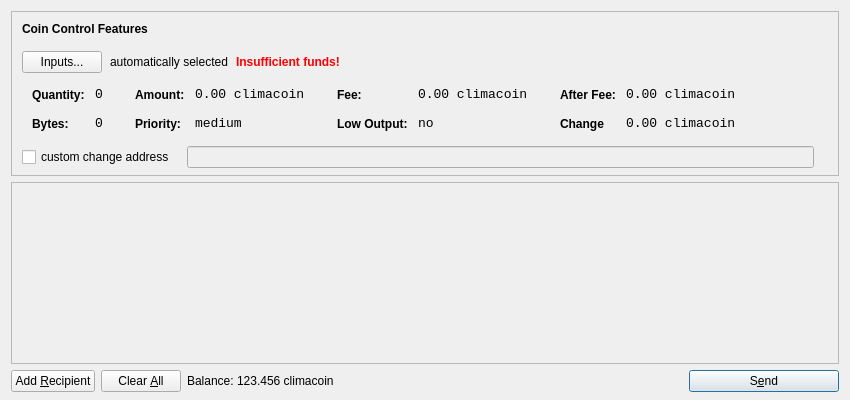
<?xml version="1.0" encoding="UTF-8"?>
<ui version="4.0">
 <class>SendCoinsDialog</class>
 <widget class="QDialog" name="SendCoinsDialog">
  <property name="geometry">
   <rect>
    <x>0</x>
    <y>0</y>
    <width>850</width>
    <height>400</height>
   </rect>
  </property>
  <property name="windowTitle">
   <string>Send Coins</string>
  </property>
  <layout class="QVBoxLayout" name="verticalLayout" stretch="0,1,0">
   <property name="bottomMargin">
    <number>8</number>
   </property>
   <item>
    <widget class="QFrame" name="frameCoinControl">
     <property name="sizePolicy">
      <sizepolicy hsizetype="Expanding" vsizetype="Expanding">
       <horstretch>0</horstretch>
       <verstretch>0</verstretch>
      </sizepolicy>
     </property>
     <property name="maximumSize">
      <size>
       <width>16777215</width>
       <height>16777215</height>
      </size>
     </property>
     <property name="frameShape">
      <enum>QFrame::StyledPanel</enum>
     </property>
     <property name="frameShadow">
      <enum>QFrame::Sunken</enum>
     </property>
     <layout class="QVBoxLayout" name="verticalLayoutCoinControl2">
      <property name="spacing">
       <number>-1</number>
      </property>
      <property name="leftMargin">
       <number>0</number>
      </property>
      <property name="topMargin">
       <number>0</number>
      </property>
      <property name="rightMargin">
       <number>0</number>
      </property>
      <property name="bottomMargin">
       <number>6</number>
      </property>
      <item>
       <layout class="QVBoxLayout" name="verticalLayoutCoinControl" stretch="0,0,0,0,1">
        <property name="spacing">
         <number>0</number>
        </property>
        <property name="leftMargin">
         <number>10</number>
        </property>
        <property name="topMargin">
         <number>10</number>
        </property>
        <item>
         <layout class="QHBoxLayout" name="horizontalLayoutCoinControl1">
          <property name="bottomMargin">
           <number>15</number>
          </property>
          <item>
           <widget class="QLabel" name="labelCoinControlFeatures">
            <property name="sizePolicy">
             <sizepolicy hsizetype="Preferred" vsizetype="Maximum">
              <horstretch>0</horstretch>
              <verstretch>0</verstretch>
             </sizepolicy>
            </property>
            <property name="font">
             <font>
              <weight>75</weight>
              <bold>true</bold>
             </font>
            </property>
            <property name="styleSheet">
             <string notr="true">font-weight:bold;</string>
            </property>
            <property name="text">
             <string>Coin Control Features</string>
            </property>
           </widget>
          </item>
         </layout>
        </item>
        <item>
         <layout class="QHBoxLayout" name="horizontalLayoutCoinControl2" stretch="0,0,0,0">
          <property name="spacing">
           <number>8</number>
          </property>
          <property name="bottomMargin">
           <number>10</number>
          </property>
          <item>
           <widget class="QPushButton" name="pushButtonCoinControl">
            <property name="styleSheet">
             <string notr="true"/>
            </property>
            <property name="text">
             <string>Inputs...</string>
            </property>
           </widget>
          </item>
          <item>
           <widget class="QLabel" name="labelCoinControlAutomaticallySelected">
            <property name="text">
             <string>automatically selected</string>
            </property>
            <property name="margin">
             <number>5</number>
            </property>
           </widget>
          </item>
          <item>
           <widget class="QLabel" name="labelCoinControlInsuffFunds">
            <property name="font">
             <font>
              <weight>75</weight>
              <bold>true</bold>
             </font>
            </property>
            <property name="styleSheet">
             <string notr="true">color:red;font-weight:bold;</string>
            </property>
            <property name="text">
             <string>Insufficient funds!</string>
            </property>
            <property name="margin">
             <number>5</number>
            </property>
           </widget>
          </item>
          <item>
           <spacer name="horizontalSpacerCoinControl">
            <property name="orientation">
             <enum>Qt::Horizontal</enum>
            </property>
            <property name="sizeHint" stdset="0">
             <size>
              <width>40</width>
              <height>1</height>
             </size>
            </property>
           </spacer>
          </item>
         </layout>
        </item>
        <item>
         <widget class="QWidget" name="widgetCoinControl" native="true">
          <property name="sizePolicy">
           <sizepolicy hsizetype="Preferred" vsizetype="Preferred">
            <horstretch>0</horstretch>
            <verstretch>0</verstretch>
           </sizepolicy>
          </property>
          <property name="minimumSize">
           <size>
            <width>0</width>
            <height>0</height>
           </size>
          </property>
          <property name="styleSheet">
           <string notr="true"/>
          </property>
          <layout class="QHBoxLayout" name="horizontalLayoutCoinControl5">
           <property name="margin">
            <number>0</number>
           </property>
           <item>
            <layout class="QHBoxLayout" name="horizontalLayoutCoinControl3" stretch="0,0,0,1">
             <property name="spacing">
              <number>20</number>
             </property>
             <property name="topMargin">
              <number>0</number>
             </property>
             <property name="bottomMargin">
              <number>10</number>
             </property>
             <item>
              <layout class="QFormLayout" name="formLayoutCoinControl1">
               <property name="horizontalSpacing">
                <number>10</number>
               </property>
               <property name="verticalSpacing">
                <number>14</number>
               </property>
               <property name="leftMargin">
                <number>10</number>
               </property>
               <property name="topMargin">
                <number>4</number>
               </property>
               <property name="rightMargin">
                <number>6</number>
               </property>
               <item row="0" column="0">
                <widget class="QLabel" name="labelCoinControlQuantityText">
                 <property name="styleSheet">
                  <string notr="true">font-weight:bold;</string>
                 </property>
                 <property name="text">
                  <string>Quantity:</string>
                 </property>
                 <property name="margin">
                  <number>0</number>
                 </property>
                </widget>
               </item>
               <item row="0" column="1">
                <widget class="QLabel" name="labelCoinControlQuantity">
                 <property name="font">
                  <font>
                   <family>Monospace</family>
                   <pointsize>10</pointsize>
                  </font>
                 </property>
                 <property name="cursor">
                  <cursorShape>IBeamCursor</cursorShape>
                 </property>
                 <property name="contextMenuPolicy">
                  <enum>Qt::ActionsContextMenu</enum>
                 </property>
                 <property name="text">
                  <string>0</string>
                 </property>
                 <property name="margin">
                  <number>0</number>
                 </property>
                 <property name="textInteractionFlags">
                  <set>Qt::LinksAccessibleByMouse|Qt::TextSelectableByKeyboard|Qt::TextSelectableByMouse</set>
                 </property>
                </widget>
               </item>
               <item row="1" column="0">
                <widget class="QLabel" name="labelCoinControlBytesText">
                 <property name="styleSheet">
                  <string notr="true">font-weight:bold;</string>
                 </property>
                 <property name="text">
                  <string>Bytes:</string>
                 </property>
                </widget>
               </item>
               <item row="1" column="1">
                <widget class="QLabel" name="labelCoinControlBytes">
                 <property name="font">
                  <font>
                   <family>Monospace</family>
                   <pointsize>10</pointsize>
                  </font>
                 </property>
                 <property name="cursor">
                  <cursorShape>IBeamCursor</cursorShape>
                 </property>
                 <property name="contextMenuPolicy">
                  <enum>Qt::ActionsContextMenu</enum>
                 </property>
                 <property name="text">
                  <string>0</string>
                 </property>
                 <property name="textInteractionFlags">
                  <set>Qt::LinksAccessibleByMouse|Qt::TextSelectableByKeyboard|Qt::TextSelectableByMouse</set>
                 </property>
                </widget>
               </item>
              </layout>
             </item>
             <item>
              <layout class="QFormLayout" name="formLayoutCoinControl2">
               <property name="horizontalSpacing">
                <number>10</number>
               </property>
               <property name="verticalSpacing">
                <number>14</number>
               </property>
               <property name="leftMargin">
                <number>6</number>
               </property>
               <property name="topMargin">
                <number>4</number>
               </property>
               <property name="rightMargin">
                <number>6</number>
               </property>
               <item row="0" column="0">
                <widget class="QLabel" name="labelCoinControlAmountText">
                 <property name="styleSheet">
                  <string notr="true">font-weight:bold;</string>
                 </property>
                 <property name="text">
                  <string>Amount:</string>
                 </property>
                 <property name="margin">
                  <number>0</number>
                 </property>
                </widget>
               </item>
               <item row="0" column="1">
                <widget class="QLabel" name="labelCoinControlAmount">
                 <property name="font">
                  <font>
                   <family>Monospace</family>
                   <pointsize>10</pointsize>
                  </font>
                 </property>
                 <property name="cursor">
                  <cursorShape>IBeamCursor</cursorShape>
                 </property>
                 <property name="contextMenuPolicy">
                  <enum>Qt::ActionsContextMenu</enum>
                 </property>
                 <property name="text">
                  <string notr="true">0.00 climacoin</string>
                 </property>
                 <property name="textInteractionFlags">
                  <set>Qt::LinksAccessibleByMouse|Qt::TextSelectableByKeyboard|Qt::TextSelectableByMouse</set>
                 </property>
                </widget>
               </item>
               <item row="1" column="0">
                <widget class="QLabel" name="labelCoinControlPriorityText">
                 <property name="styleSheet">
                  <string notr="true">font-weight:bold;</string>
                 </property>
                 <property name="text">
                  <string>Priority:</string>
                 </property>
                </widget>
               </item>
               <item row="1" column="1">
                <widget class="QLabel" name="labelCoinControlPriority">
                 <property name="font">
                  <font>
                   <family>Monospace</family>
                   <pointsize>10</pointsize>
                  </font>
                 </property>
                 <property name="cursor">
                  <cursorShape>IBeamCursor</cursorShape>
                 </property>
                 <property name="contextMenuPolicy">
                  <enum>Qt::ActionsContextMenu</enum>
                 </property>
                 <property name="text">
                  <string>medium</string>
                 </property>
                 <property name="textInteractionFlags">
                  <set>Qt::LinksAccessibleByMouse|Qt::TextSelectableByKeyboard|Qt::TextSelectableByMouse</set>
                 </property>
                </widget>
               </item>
              </layout>
             </item>
             <item>
              <layout class="QFormLayout" name="formLayoutCoinControl3">
               <property name="horizontalSpacing">
                <number>10</number>
               </property>
               <property name="verticalSpacing">
                <number>14</number>
               </property>
               <property name="leftMargin">
                <number>6</number>
               </property>
               <property name="topMargin">
                <number>4</number>
               </property>
               <property name="rightMargin">
                <number>6</number>
               </property>
               <item row="0" column="0">
                <widget class="QLabel" name="labelCoinControlFeeText">
                 <property name="styleSheet">
                  <string notr="true">font-weight:bold;</string>
                 </property>
                 <property name="text">
                  <string>Fee:</string>
                 </property>
                 <property name="margin">
                  <number>0</number>
                 </property>
                </widget>
               </item>
               <item row="0" column="1">
                <widget class="QLabel" name="labelCoinControlFee">
                 <property name="font">
                  <font>
                   <family>Monospace</family>
                   <pointsize>10</pointsize>
                  </font>
                 </property>
                 <property name="cursor">
                  <cursorShape>IBeamCursor</cursorShape>
                 </property>
                 <property name="contextMenuPolicy">
                  <enum>Qt::ActionsContextMenu</enum>
                 </property>
                 <property name="text">
                  <string notr="true">0.00 climacoin</string>
                 </property>
                 <property name="textInteractionFlags">
                  <set>Qt::LinksAccessibleByMouse|Qt::TextSelectableByKeyboard|Qt::TextSelectableByMouse</set>
                 </property>
                </widget>
               </item>
               <item row="1" column="0">
                <widget class="QLabel" name="labelCoinControlLowOutputText">
                 <property name="styleSheet">
                  <string notr="true">font-weight:bold;</string>
                 </property>
                 <property name="text">
                  <string>Low Output:</string>
                 </property>
                </widget>
               </item>
               <item row="1" column="1">
                <widget class="QLabel" name="labelCoinControlLowOutput">
                 <property name="font">
                  <font>
                   <family>Monospace</family>
                   <pointsize>10</pointsize>
                  </font>
                 </property>
                 <property name="cursor">
                  <cursorShape>IBeamCursor</cursorShape>
                 </property>
                 <property name="contextMenuPolicy">
                  <enum>Qt::ActionsContextMenu</enum>
                 </property>
                 <property name="text">
                  <string>no</string>
                 </property>
                 <property name="textInteractionFlags">
                  <set>Qt::LinksAccessibleByMouse|Qt::TextSelectableByKeyboard|Qt::TextSelectableByMouse</set>
                 </property>
                </widget>
               </item>
              </layout>
             </item>
             <item>
              <layout class="QFormLayout" name="formLayoutCoinControl4">
               <property name="horizontalSpacing">
                <number>10</number>
               </property>
               <property name="verticalSpacing">
                <number>14</number>
               </property>
               <property name="leftMargin">
                <number>6</number>
               </property>
               <property name="topMargin">
                <number>4</number>
               </property>
               <property name="rightMargin">
                <number>6</number>
               </property>
               <item row="0" column="0">
                <widget class="QLabel" name="labelCoinControlAfterFeeText">
                 <property name="styleSheet">
                  <string notr="true">font-weight:bold;</string>
                 </property>
                 <property name="text">
                  <string>After Fee:</string>
                 </property>
                 <property name="margin">
                  <number>0</number>
                 </property>
                </widget>
               </item>
               <item row="0" column="1">
                <widget class="QLabel" name="labelCoinControlAfterFee">
                 <property name="font">
                  <font>
                   <family>Monospace</family>
                   <pointsize>10</pointsize>
                  </font>
                 </property>
                 <property name="cursor">
                  <cursorShape>IBeamCursor</cursorShape>
                 </property>
                 <property name="contextMenuPolicy">
                  <enum>Qt::ActionsContextMenu</enum>
                 </property>
                 <property name="text">
                  <string notr="true">0.00 climacoin</string>
                 </property>
                 <property name="textInteractionFlags">
                  <set>Qt::LinksAccessibleByMouse|Qt::TextSelectableByKeyboard|Qt::TextSelectableByMouse</set>
                 </property>
                </widget>
               </item>
               <item row="1" column="0">
                <widget class="QLabel" name="labelCoinControlChangeText">
                 <property name="styleSheet">
                  <string notr="true">font-weight:bold;</string>
                 </property>
                 <property name="text">
                  <string>Change</string>
                 </property>
                </widget>
               </item>
               <item row="1" column="1">
                <widget class="QLabel" name="labelCoinControlChange">
                 <property name="font">
                  <font>
                   <family>Monospace</family>
                   <pointsize>10</pointsize>
                  </font>
                 </property>
                 <property name="cursor">
                  <cursorShape>IBeamCursor</cursorShape>
                 </property>
                 <property name="contextMenuPolicy">
                  <enum>Qt::ActionsContextMenu</enum>
                 </property>
                 <property name="text">
                  <string notr="true">0.00 climacoin</string>
                 </property>
                 <property name="textInteractionFlags">
                  <set>Qt::LinksAccessibleByMouse|Qt::TextSelectableByKeyboard|Qt::TextSelectableByMouse</set>
                 </property>
                </widget>
               </item>
              </layout>
             </item>
            </layout>
           </item>
          </layout>
         </widget>
        </item>
        <item>
         <layout class="QHBoxLayout" name="horizontalLayoutCoinControl4" stretch="0,0,0">
          <property name="spacing">
           <number>12</number>
          </property>
          <property name="sizeConstraint">
           <enum>QLayout::SetDefaultConstraint</enum>
          </property>
          <property name="topMargin">
           <number>5</number>
          </property>
          <property name="rightMargin">
           <number>5</number>
          </property>
          <item>
           <widget class="QCheckBox" name="checkBoxCoinControlChange">
            <property name="text">
             <string>custom change address</string>
            </property>
           </widget>
          </item>
          <item>
           <widget class="QLineEdit" name="lineEditCoinControlChange">
            <property name="enabled">
             <bool>false</bool>
            </property>
            <property name="sizePolicy">
             <sizepolicy hsizetype="Expanding" vsizetype="Fixed">
              <horstretch>0</horstretch>
              <verstretch>0</verstretch>
             </sizepolicy>
            </property>
           </widget>
          </item>
          <item>
           <widget class="QLabel" name="labelCoinControlChangeLabel">
            <property name="sizePolicy">
             <sizepolicy hsizetype="Preferred" vsizetype="Expanding">
              <horstretch>0</horstretch>
              <verstretch>0</verstretch>
             </sizepolicy>
            </property>
            <property name="minimumSize">
             <size>
              <width>0</width>
              <height>0</height>
             </size>
            </property>
            <property name="text">
             <string/>
            </property>
            <property name="margin">
             <number>3</number>
            </property>
           </widget>
          </item>
         </layout>
        </item>
        <item>
         <spacer name="verticalSpacerCoinControl">
          <property name="orientation">
           <enum>Qt::Vertical</enum>
          </property>
          <property name="sizeHint" stdset="0">
           <size>
            <width>800</width>
            <height>1</height>
           </size>
          </property>
         </spacer>
        </item>
       </layout>
      </item>
     </layout>
    </widget>
   </item>
   <item>
    <widget class="QScrollArea" name="scrollArea">
     <property name="widgetResizable">
      <bool>true</bool>
     </property>
     <widget class="QWidget" name="scrollAreaWidgetContents">
      <property name="geometry">
       <rect>
        <x>0</x>
        <y>0</y>
        <width>830</width>
        <height>165</height>
       </rect>
      </property>
      <layout class="QVBoxLayout" name="verticalLayout_2">
       <property name="margin">
        <number>0</number>
       </property>
       <item>
        <layout class="QVBoxLayout" name="entries">
         <property name="spacing">
          <number>6</number>
         </property>
        </layout>
       </item>
       <item>
        <spacer name="verticalSpacer">
         <property name="orientation">
          <enum>Qt::Vertical</enum>
         </property>
         <property name="sizeHint" stdset="0">
          <size>
           <width>20</width>
           <height>40</height>
          </size>
         </property>
        </spacer>
       </item>
      </layout>
     </widget>
    </widget>
   </item>
   <item>
    <layout class="QHBoxLayout" name="horizontalLayout">
     <item>
      <widget class="QPushButton" name="addButton">
       <property name="toolTip">
        <string>Send to multiple recipients at once</string>
       </property>
       <property name="text">
        <string>Add &amp;Recipient</string>
       </property>
       <property name="autoDefault">
        <bool>false</bool>
       </property>
      </widget>
     </item>
     <item>
      <widget class="QPushButton" name="clearButton">
       <property name="sizePolicy">
        <sizepolicy hsizetype="Minimum" vsizetype="Fixed">
         <horstretch>0</horstretch>
         <verstretch>0</verstretch>
        </sizepolicy>
       </property>
       <property name="toolTip">
        <string>Remove all transaction fields</string>
       </property>
       <property name="text">
        <string>Clear &amp;All</string>
       </property>
       <property name="autoRepeatDelay">
        <number>300</number>
       </property>
       <property name="autoDefault">
        <bool>false</bool>
       </property>
      </widget>
     </item>
     <item>
      <layout class="QHBoxLayout" name="horizontalLayout_2">
       <property name="spacing">
        <number>3</number>
       </property>
       <item>
        <widget class="QLabel" name="label">
         <property name="sizePolicy">
          <sizepolicy hsizetype="Preferred" vsizetype="Fixed">
           <horstretch>0</horstretch>
           <verstretch>0</verstretch>
          </sizepolicy>
         </property>
         <property name="text">
          <string>Balance:</string>
         </property>
        </widget>
       </item>
       <item>
        <widget class="QLabel" name="labelBalance">
         <property name="sizePolicy">
          <sizepolicy hsizetype="Preferred" vsizetype="Fixed">
           <horstretch>0</horstretch>
           <verstretch>0</verstretch>
          </sizepolicy>
         </property>
         <property name="cursor">
          <cursorShape>IBeamCursor</cursorShape>
         </property>
         <property name="text">
          <string notr="true">123.456 climacoin</string>
         </property>
         <property name="textInteractionFlags">
          <set>Qt::LinksAccessibleByMouse|Qt::TextSelectableByKeyboard|Qt::TextSelectableByMouse</set>
         </property>
        </widget>
       </item>
      </layout>
     </item>
     <item>
      <spacer name="horizontalSpacer">
       <property name="orientation">
        <enum>Qt::Horizontal</enum>
       </property>
       <property name="sizeHint" stdset="0">
        <size>
         <width>40</width>
         <height>20</height>
        </size>
       </property>
      </spacer>
     </item>
     <item>
      <widget class="QPushButton" name="sendButton">
       <property name="minimumSize">
        <size>
         <width>150</width>
         <height>0</height>
        </size>
       </property>
       <property name="toolTip">
        <string>Confirm the send action</string>
       </property>
       <property name="text">
        <string>S&amp;end</string>
       </property>
       <property name="icon">
        <iconset resource="../bitcoin.qrc">
         <normaloff>:/icons/send</normaloff>:/icons/send</iconset>
       </property>
       <property name="default">
        <bool>true</bool>
       </property>
      </widget>
     </item>
    </layout>
   </item>
  </layout>
 </widget>
 <resources>
  <include location="../bitcoin.qrc"/>
 </resources>
 <connections/>
</ui>
